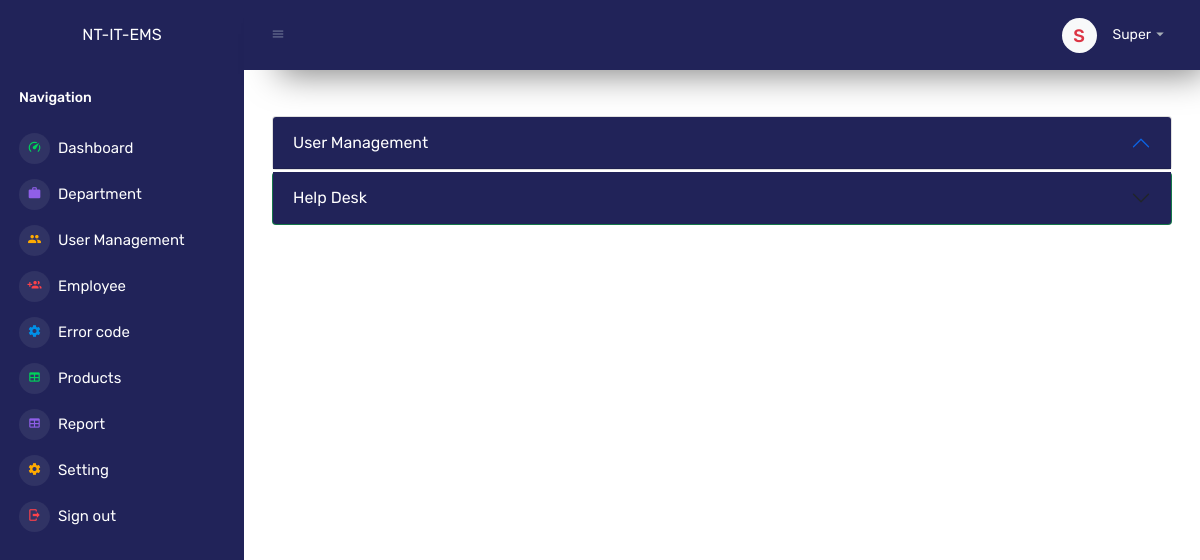
The page /dashboard/?page=2 (signed in) on the database as committed earlier.
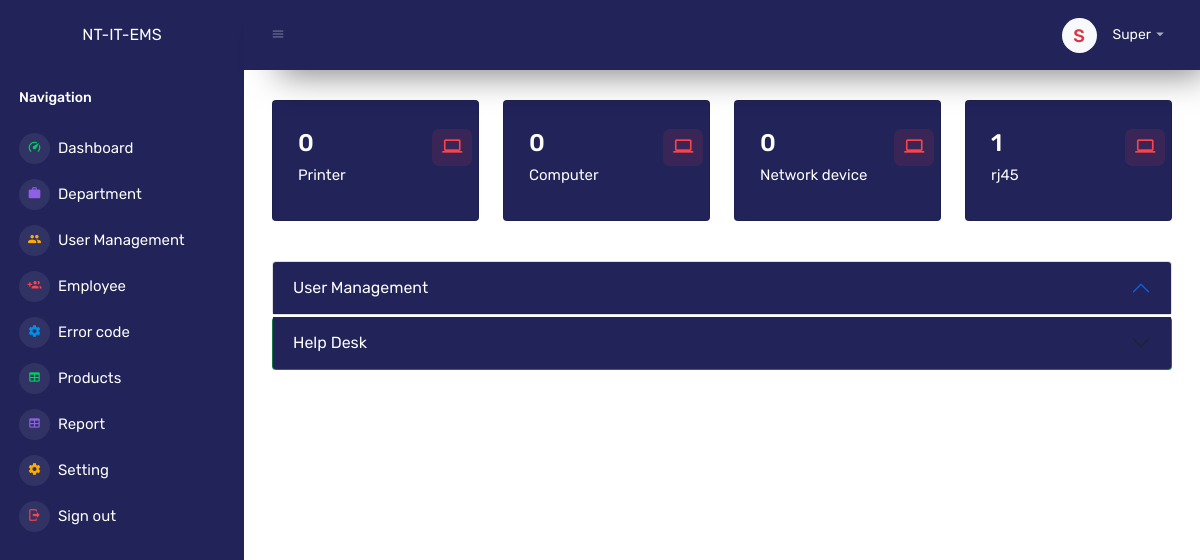
The same page on the database as committed later.
### tables this page shows
CREATE TABLE `item` (
  `id` int(11) NOT NULL,
  `item` varchar(255) NOT NULL,
  `date` timestamp NULL DEFAULT current_timestamp()
);

### dashboard/index.php (the view, shortened to what the changed rows need)
<?php
$userType = $_SESSION['userType'];
$uid = $_SESSION['userinfo'];
$connect = new dbConnect();
$db = $connect->dbConnection();
$stm = $db->prepare("SELECT * FROM users WHERE uid='$uid'");
$stm->execute();
$userInfo = $stm->fetch(PDO::FETCH_ASSOC);
$results_per_page = 10;
if (!isset($_GET['page'])) {
  $page = 1;
} else {
  $page = $_GET['page'];
}
$starting_limit = ($page - 1) * $results_per_page;
$status = ['open', 'done', 'waiting', 'out source'];
?>
<!DOCTYPE html>
<html lang="en">
<head>
    <link rel="stylesheet" href="../assets/vendors/mdi/css/materialdesignicons.min.css">
    <link rel="stylesheet" href="../assets/vendors/css/vendor.bundle.base.css">
    <link rel="stylesheet" href="../assets/vendors/jvectormap/jquery-jvectormap.css">
    <link rel="stylesheet" href="../assets/vendors/flag-icon-css/css/flag-icon.min.css">
    <link rel="stylesheet" href="../assets/vendors/owl-carousel-2/owl.carousel.min.css">
    <link rel="stylesheet" href="../assets/vendors/owl-carousel-2/owl.theme.default.min.css">
    <link rel="stylesheet" href="../assets/css/style.css">
    <link rel="stylesheet" href="https://cdn.datatables.net/2.0.3/css/dataTables.dataTables.css">
</head>
<body>
    <div class="container-scroller">
        <div class="container-fluid page-body-wrapper">
<div class="main-panel">
  <div class="content-wrapper" style="background-color: #ffff;">
    <div class="row">
      <?php
      $stm = $db->prepare("SELECT * FROM item");
      $stm->execute();
      foreach ($stm->fetchAll() as $item) { ?>
        <div class="col-xl-3 col-sm-6 grid-margin stretch-card">
          <div class="card" style="background-color: #212359; color: #ffff;">
            <div class="card-body">
              <div class="row">
                <div class="col-9">
                  <div class="d-flex align-items-center align-self-start">
                    <h3 class="mb-0">
                      <?php
                        $items = $item['item'];
                        $stm = $db->prepare("SELECT * FROM product WHERE item ='$items'");
                        $stm->execute();
                        echo  $stm->rowCount() > 0 ?  $stm->rowCount() : 0;
                      ?>
                    </h3>
                  </div>
                </div>
                <div class="col-3">
                  <div class="icon icon-box-danger ">
                    <span class="mdi mdi-laptop icon-item"></span>
                  </div>
                </div>
              </div>
              <h6 class="text font-weight-normal" style="color: #ffff;"><?php echo $item['item'] ?></h6>
            </div>
          </div>
        </div>
      <?php } ?>
    </div>
    <?php
    if ($userType === 'ICT') { ?>
      <div class="row ">
        <div class="col-12 grid-margin">
          <div class="card" style="background-color: #212359; color: #ffff;">
            <div class="card-body">
              <h4 class="card-title">Help Desk </h4>
              <div class="table-responsive">
                <table class="table" id="myTable" style="color: #ffff;">
                  <thead>
                    <tr>
                      <th class="text-light"> # </th>
                      <th class="text-light"> Error Code </th>
                      <th class="text-light"> Error Type </th>
                      <th class="text-light"> Department </th>
                      <th class="text-light"> Subject </th>
                      <th class="text-light"> Created By </th>
                      <th class="text-light"> From </th>
                      <th class="text-light"> Created </th>
                      <th class="text-light"> Status </th>
                      <th class="text-light"> End Time </th>
                      <th class="text-light"> Cause </th>
                    </tr>
                  </thead>
                  <tbody>
                    <?php
                    $no = 0;
                    $stm = $db->prepare("SELECT * FROM helpdesk ORDER BY create_time DESC LIMIT $starting_limit, $results_per_page");
                    $stm->execute();
                    foreach ($stm->fetchAll() as $users):
                      if ($users['by_who'] !== $userInfo['username'] && $users['by_who'] !== 'all') continue;
                      $type = $users['error_type'];
                      $stm = $db->prepare("SELECT * FROM error WHERE error_type = '$type'");
                      $stm->execute();
                      $error = $stm->fetch(PDO::FETCH_ASSOC);
                      $no = $no + 1;
                    ?>
                      <tr>
                        <td> <?php echo $no ?> </td>
                        <td> <?php echo $error['error_code'] ? $error['error_code'] : '' ?> </td>
                        <!-- <td>
                        <?php if ($users['screenshot']) { ?>
                          <img src="<?php echo $users['screenshot'] ?>" alt="image" id="screenshot" onclick="viewScreenSot('<?php echo $users['screenshot'] ?>')" />
                        <?php } else {
                        ?>
                          <div class="badge badge-outline-warning">No screenshot</div>
                        <?php
                        } ?>
                      </td> -->
                        <td>
                          <?php echo $users['error_type'] ?>
                        </td>
                        <td> <?php echo $users['dep'] ?> </td>
                        <td> <?php echo $users['subject'] ?> </td>
                        <td> <?php echo $users['fname'] ?> </td>
                        <td> <?php echo $users['location'] ?> </td>
                        <td> <?php echo $users['create_time'] ?> </td>
                        <td>
                          <?php
                          if ($users['cause'] === '') {
                          ?>
                            <style>
                              .status-container {
                                display: grid;
                                grid-template-columns: 1fr 1fr;
                                grid-template-rows: 1fr 1fr;
                                grid-template-areas: 'status selector'
                                  'cause cause';
                                gap: 10px;
                              }
                              .cause {
                                grid-area: cause;
                              }
                              .status {
                                grid-area: status;
                              }
                              .selector {
                                grid-area: selector;
                              }
                            </style>
                          <?php
                          } else {
                          ?>
                            <style>
                              .status-container {
                                display: flex;
                                gap: 5px;
                              }
                            </style>
                          <?php
                          } ?>
                          <?php
                          if ($users['status'] !== 'done') {
                            if ($users['status'] !== 'send') {
                          ?>
                              <div class="status-container">
                                <div class="status badge badge-outline-<?php if ($users['status'] === 'out source') echo 'danger';
                                                                        if ($users['status'] === 'waiting') echo 'warning';
                                                                        if ($users['status'] === 'open') echo 'info' ?>"><?php echo $users['status'] ?></div>
                                <button type="button" class="btn btn-danger cause" style="display: <?php echo $users['cause'] === '' ? 'block' : 'none' ?> ;" data-bs-toggle="modal" data-bs-target="#basicModal" onclick="setIssueID('<?php echo $users['issue_id'] ?>')">
                                  Insert cause
                                </button>
                              <?php
                            }
                              ?>
                              <div class="dropdown selector">
                                <button class="btn btn-outline-primary dropdown-toggle" type="button" id="dropdownMenuOutlineButton1" data-bs-toggle="dropdown" aria-haspopup="true" aria-expanded="false"> Status </button>
                                <div class="dropdown-menu" aria-labelledby="dropdownMenuOutlineButton1">
                                  <?php
                                  foreach ($status as $key => $value) {
                                    if ($users['status'] === $value) continue;
                                  ?>
                                    <a class="dropdown-item" href="../backend/responeHelpDesk.php?id=<?php echo $users['issue_id'] ?>&status=<?php echo $value ?>"><?php echo ucwords($value) ?></a>
                                  <?php
                                  }
                                  ?>
                                </div>
                              </div>
                            <?php
                          } else { ?>
                              <div class="badge badge-outline-success">Done</div>
                            <?php
                          }
                            ?>
                              </div>
                        </td>
                        <td>
                          <?php
                          if ($users['work_start'] && $users['work_end']) {
                            $start = $users['work_start'] ? $users['work_start'] : $users['create_time'];
                            echo time_ago_def($users['work_start'], $users['work_end']);
                          }
                          ?>
                        </td>
                        <td>
                        <td> <?php echo $users['cause'] ?> </td>
                        </td>
                      </tr>
                    <?php
                    endforeach;
                    ?>
                  </tbody>
                </table>
              </div>
              <?php
              $tableName = "helpdesk";
              require('pagination.php');
              ?>
            </div>
          </div>
        </div>
      </div>
    <?php
    } else if ($userType === 'super') {
    ?>
      <div class="accordion mt-3" id="accordionExample">
        <div class="card accordion-item active">
          <h2 class="accordion-header" id="headingOne" style="color: #ffff;">
            <button type="button" class="accordion-button" data-bs-toggle="collapse" data-bs-target="#accordionOne" aria-expanded="true" aria-controls="accordionOne" style="background-color: #212359; color: #ffff;">
              User Management
            </button>
          </h2>
        </div>
        <div class=" accordion-item card bg-success" style="margin-top: 2px;">
          <h2 class="accordion-header" id="headingTwo">
            <button type="button" class="accordion-button collapsed" data-bs-toggle="collapse" data-bs-target="#accordionTwo" aria-expanded="false" aria-controls="accordionTwo" style="background-color: #212359; color: #ffff;">
              Help Desk
            </button>
          </h2>
        </div>
      </div>
    <?php
    }
    ?>
  </div>
</div>
</div>
</div>
</body>
</html>

Rows that differ between the two databases and show on the page:
added item: shows "0", item "Printer"
added item: shows "0", item "Computer"
added item: shows "0", item "Network device"
added item: rowCount "1", item "rj45"
